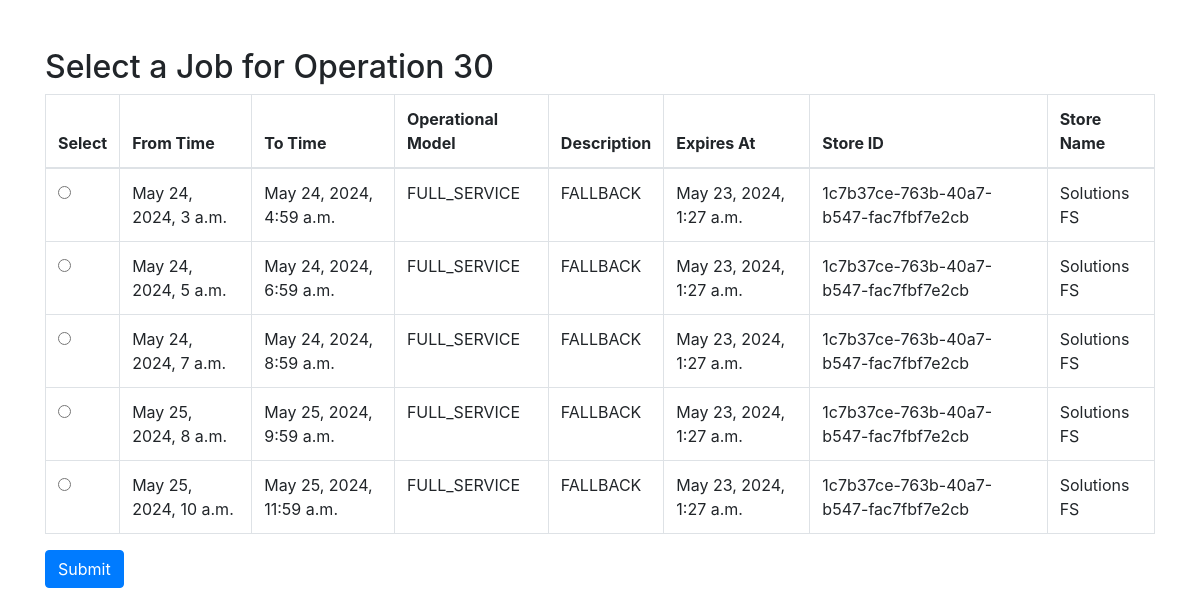
The page /autobilling/operations/30/select_job/ on the database its author committed.
### autoBilling/models.py (models this page shows, shortened)
class Operation(models.Model):
    id = models.AutoField(primary_key=True)
    persona = models.ForeignKey(Persona, on_delete=models.CASCADE, default=1, related_name='personas')
    product = models.ForeignKey(Product, on_delete=models.CASCADE, default=1, related_name='products')

class Job(models.Model):
    id = models.AutoField(primary_key=True)
    id_job = models.CharField(max_length=1000)
    from_time = models.DateTimeField()
    to_time = models.DateTimeField()
    operational_model = models.CharField(max_length=50)
    description = models.CharField(max_length=255)
    expires_at = models.DateTimeField()
    store_id = models.CharField(max_length=255)
    store_name = models.CharField(max_length=255)
    operation = models.ForeignKey(Operation, on_delete=models.CASCADE, related_name='jobs')

### autoBilling/views.py (the view, shortened to what this page needs)
# urls.py: path('operations/<int:operation_id>/select_job/', views.select_job, name='select_job'),
def select_job(request, operation_id):
    operation = get_object_or_404(Operation, pk=operation_id)
    return render(request, 'autoBilling/select_job.html', {'operation': operation})

### autoBilling/templates/autoBilling/select_job.html (shortened to what this page needs)
<!DOCTYPE html>
<html lang="en">
<head>
    <link rel="stylesheet" href="https://stackpath.bootstrapcdn.com/bootstrap/4.5.2/css/bootstrap.min.css">
</head>
<body>
<div class="container mt-5">
    <h2>Select a Job for Operation {{ operation.id }}</h2>
    <form method="post">
        <table class="table table-bordered">
            <thead>
                <tr>
                    <th>Select</th>
                    <th>From Time</th>
                    <th>To Time</th>
                    <th>Operational Model</th>
                    <th>Description</th>
                    <th>Expires At</th>
                    <th>Store ID</th>
                    <th>Store Name</th>
                </tr>
            </thead>
            <tbody>
                {% for job in operation.jobs.all %}
                    <tr>
                        <td>
                            <input type="radio" name="selected_job" value="{{ job.id }}">
                        </td>
                        <td>{{ job.from_time }}</td>
                        <td>{{ job.to_time }}</td>
                        <td>{{ job.operational_model }}</td>
                        <td>{{ job.description }}</td>
                        <td>{{ job.expires_at }}</td>
                        <td>{{ job.store_id }}</td>
                        <td>{{ job.store_name }}</td>
                    </tr>
                {% endfor %}
            </tbody>
        </table>
        <button type="Seleccionar" class="btn btn-primary">Submit</button>
    </form>
</div>
</body>
</html>

### rows shown on the page
Operation: id "30"
Job: from_time "May 24, 2024, 3 a.m.", to_time "May 24, 2024, 4:59 a.m.", operational_model "FULL_SERVICE", description "FALLBACK", expires_at "May 23, 2024, 1:27 a.m.", store_id "1c7b37ce-763b-40a7-b547-fac7fbf7e2cb", store_name "Solutions FS"
Job: from_time "May 24, 2024, 5 a.m.", to_time "May 24, 2024, 6:59 a.m.", operational_model "FULL_SERVICE", description "FALLBACK", expires_at "May 23, 2024, 1:27 a.m.", store_id "1c7b37ce-763b-40a7-b547-fac7fbf7e2cb", store_name "Solutions FS"
Job: from_time "May 24, 2024, 7 a.m.", to_time "May 24, 2024, 8:59 a.m.", operational_model "FULL_SERVICE", description "FALLBACK", expires_at "May 23, 2024, 1:27 a.m.", store_id "1c7b37ce-763b-40a7-b547-fac7fbf7e2cb", store_name "Solutions FS"
Job: from_time "May 25, 2024, 8 a.m.", to_time "May 25, 2024, 9:59 a.m.", operational_model "FULL_SERVICE", description "FALLBACK", expires_at "May 23, 2024, 1:27 a.m.", store_id "1c7b37ce-763b-40a7-b547-fac7fbf7e2cb", store_name "Solutions FS"
Job: from_time "May 25, 2024, 10 a.m.", to_time "May 25, 2024, 11:59 a.m.", operational_model "FULL_SERVICE", description "FALLBACK", expires_at "May 23, 2024, 1:27 a.m.", store_id "1c7b37ce-763b-40a7-b547-fac7fbf7e2cb", store_name "Solutions FS"
